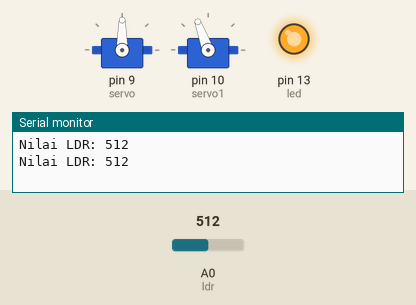
Recording of a sketch running on a simulated Arduino Uno, built with avr-gcc and run on an emulated ATmega328P. Shown: 2 × servo, output pins drawn as LEDs (lit = HIGH), the last lines printed to the serial monitor. Inputs (shaded band) come from the test bench; at power-on: A0 (ldr) = 512.

Above: at 1.8 s.
1.9 s: A0 (ldr) set to 413
3.4 s: A0 (ldr) set to 388
At 4.3 s:
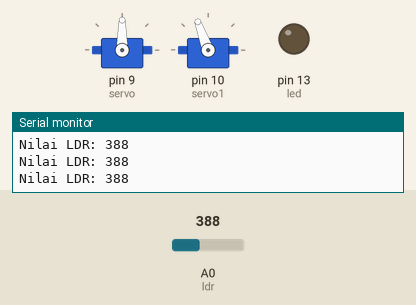
5.5 s: A0 (ldr) set to 410
At 6.5 s:
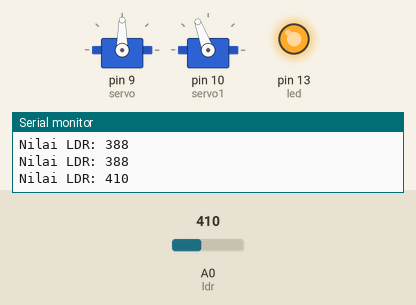
Timing chart, 0 to 8.5 s (numbered marks = the images above; inputs shaded):
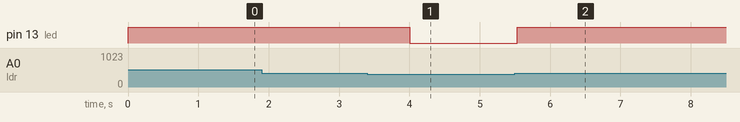

Measured:
- the behaviour switches between 400 and 399 on A0 (ldr) (found by bisection; images 0 and 1)
- after the input at 3.4 s, pin 13 (led): HIGH → LOW after 0.60 s
- after the input at 5.5 s, pin 13 (led): LOW → HIGH at once

The sketch:

testing2.ino
```cpp
#include <Servo.h>

Servo servo;
Servo servo1;
byte ldr = A0;
byte led = 13;
int nilai = 0 ;


void setup() {
  // put your setup code here, to run once:
  pinMode(led, OUTPUT);
  Serial.begin(9600);
  servo.attach(9);
  servo1.attach(10);
}

void loop() {
  // put your main code here, to run repeatedly:
  nilai = analogRead(ldr);
  Serial.print("Nilai LDR: ");
  Serial.println(nilai);

  if (nilai >= 400) {
    digitalWrite(led, HIGH);
    servo1.write(110);
    delay(1000);
  }else {
    digitalWrite(led, LOW);
  }
}
```
